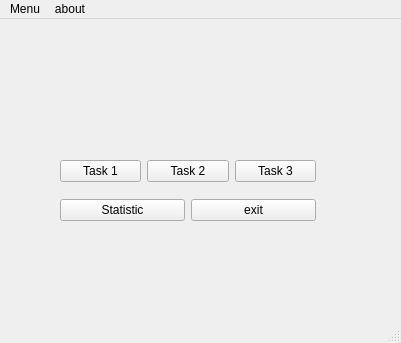
<?xml version="1.0" encoding="UTF-8"?>
<ui version="4.0">
 <class>MainWindow</class>
 <widget class="QMainWindow" name="MainWindow">
  <property name="geometry">
   <rect>
    <x>0</x>
    <y>0</y>
    <width>401</width>
    <height>343</height>
   </rect>
  </property>
  <property name="windowTitle">
   <string>MainWindow</string>
  </property>
  <widget class="QWidget" name="centralwidget">
   <widget class="QWidget" name="gridLayoutWidget">
    <property name="geometry">
     <rect>
      <x>60</x>
      <y>130</y>
      <width>256</width>
      <height>84</height>
     </rect>
    </property>
    <layout class="QGridLayout" name="gridLayout">
     <item row="0" column="0">
      <layout class="QHBoxLayout" name="horizontalLayout">
       <item>
        <widget class="QPushButton" name="pushButton_Task1">
         <property name="text">
          <string>Task 1</string>
         </property>
        </widget>
       </item>
       <item>
        <widget class="QPushButton" name="pushButton_Task2">
         <property name="text">
          <string>Task 2</string>
         </property>
        </widget>
       </item>
       <item>
        <widget class="QPushButton" name="pushButton_Task3">
         <property name="text">
          <string>Task 3</string>
         </property>
        </widget>
       </item>
      </layout>
     </item>
     <item row="1" column="0">
      <layout class="QHBoxLayout" name="horizontalLayout_2">
       <item>
        <widget class="QPushButton" name="pushButton_statistic">
         <property name="text">
          <string>Statistic</string>
         </property>
        </widget>
       </item>
       <item>
        <widget class="QPushButton" name="pushButton_exit">
         <property name="text">
          <string>exit</string>
         </property>
        </widget>
       </item>
      </layout>
     </item>
    </layout>
   </widget>
  </widget>
  <widget class="QMenuBar" name="menubar">
   <property name="geometry">
    <rect>
     <x>0</x>
     <y>0</y>
     <width>401</width>
     <height>28</height>
    </rect>
   </property>
   <widget class="QMenu" name="menuMenu">
    <property name="title">
     <string>Menu</string>
    </property>
    <addaction name="actionTask1"/>
    <addaction name="actionTask2"/>
    <addaction name="actionTask3"/>
    <addaction name="separator"/>
    <addaction name="actioneixt"/>
   </widget>
   <widget class="QMenu" name="menuabout">
    <property name="title">
     <string>about</string>
    </property>
   </widget>
   <addaction name="menuMenu"/>
   <addaction name="menuabout"/>
  </widget>
  <widget class="QStatusBar" name="statusbar"/>
  <action name="actionTask1">
   <property name="text">
    <string>Task1</string>
   </property>
  </action>
  <action name="actionTask2">
   <property name="text">
    <string>Task2</string>
   </property>
  </action>
  <action name="actionTask3">
   <property name="text">
    <string>Task3</string>
   </property>
  </action>
  <action name="actioneixt">
   <property name="text">
    <string>eixt</string>
   </property>
  </action>
 </widget>
 <resources/>
 <connections/>
</ui>
